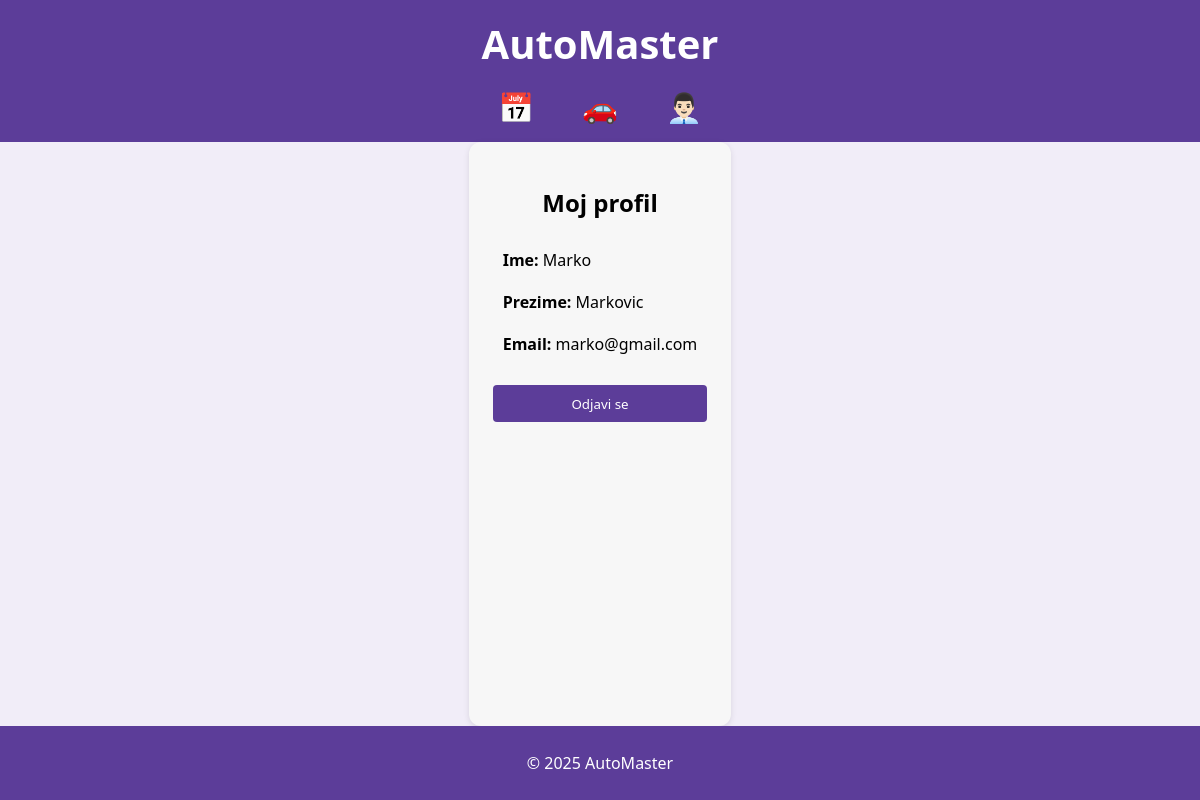
The app's page /profil (signed in) with its own data.
### app/models.py (models this page shows)
class User(db.Model, UserMixin):
    __tablename__ = "users"
    id = db.Column(db.Integer, primary_key=True)
    first_name = db.Column(db.String(50))
    last_name = db.Column(db.String(50))
    phone = db.Column(db.String(20))
    email = db.Column(db.String(120), unique=True, nullable=False)
    password = db.Column(db.String(128))
    role = db.Column(db.String(20), default="user")
    reservations = db.relationship("Reservation", backref="user", lazy="select")
    reviews = db.relationship("Review", backref="user", lazy="select")

### app/routes.py (the view)
@bp.route("/profil")
@login_required
def profile():
    return render_template("profile.html", user=current_user)

### app/__init__.py (called while the page is built)
def create_app():
    app = Flask(__name__)
    app.config["SQLALCHEMY_DATABASE_URI"] = "sqlite:///app.db"
    app.config["SQLALCHEMY_TRACK_MODIFICATIONS"] = False
    app.config["SECRET_KEY"] = "6f3b1c832e2e4d9b9f2fc5a5d4d20e13"
    app.config["UPLOAD_FOLDER"] = os.path.join(app.root_path, "static", "uploads")
    from app.routes import bp
    app.register_blueprint(bp)
    db.init_app(app)
    from app import routes
    login_manager.init_app(app)
    @login_manager.user_loader
    def load_user(user_id):
        return User.query.get(int(user_id))
    return app

### app/templates/profile.html (shortened to what this page needs)
<!DOCTYPE html>
<html lang="hr">
<head>
    <link rel="stylesheet" href="{{ url_for('static', filename='css/style.css') }}" />
</head>
<body>
    <header>
        <h1 class="site-title">AutoMaster</h1>
        <nav>
            <ul>
                {% if current_user.is_authenticated %}
                <li><a href="{{ url_for('main.reservations') }}" title="Moje rezervacije">📅</a></li>
                {% endif %}
                <li><a href="{{ url_for('main.cars') }}" title="Auta">🚗</a></li>
                <li>
                    {% if current_user.is_authenticated %}
                    <a href="{{ url_for('main.profile') }}" title="Profil">👨🏻‍💼</a>
                    {% else %}
                    <a href="{{ url_for('main.login') }}" title="Prijava">👨🏻‍💼</a>
                    {% endif %}
                </li>
            </ul>
        </nav>
    </header>
    <main class="form-section">
        <h2 style="margin-top: 20px;">
            <center>Moj profil</center>
        </h2>
        <div style="margin-top: 20px;" class="profile-info">
            <p><strong>Ime:</strong> {{ user.first_name }}</p>
            <p><strong>Prezime:</strong> {{ user.last_name }}</p>
            <p><strong>Email:</strong> {{ user.email }}</p>
        </div>
        <form method="get" action="{{ url_for('main.logout') }}" class="register-form">
            <button type="submit" style="margin-top: 20px;">Odjavi se</button>
        </form>
    </main>
    <footer>
        <p>&copy; 2025 AutoMaster</p>
    </footer>
</body>
</html>

### app/static/css/style.css (style rules this page uses)
* { box-sizing: border-box; margin: 0; padding: 0; }
body { max-width: 100vw; overflow-x: hidden; }
body { font-family: "Segoe UI", Tahoma, Geneva, Verdana, sans-serif; margin: 0; padding: 0; background: #f1edf8; display: flex; flex-direction: column; min-height: 100vh; }
header { background: #5c3d99; color: white; padding: 1rem 0.5rem; text-align: center; }
.site-title { font-size: 2.5rem; margin: 0; }
nav ul { list-style: none; padding: 0; display: flex; justify-content: center; gap: 2rem; margin-top: 1rem; }
nav a { color: white; font-size: 1.8rem; padding: 0.5rem; border-radius: 50%; text-decoration: none; transition: background 0.3s; }
main { padding: 2rem; flex: 1; }
footer { background-color: #5c3d99; color: white; text-align: center; padding: 1rem; margin-top: auto; }
.form-section { background: white; padding: 2rem; max-width: 500px; margin: auto; border-radius: 8px; box-shadow: 0 0 10px rgba(0, 0, 0, 0.1); }
.register-form label, .register-form input, .register-form button { display: block; width: 100%; margin-bottom: 1rem; }
.register-form button { background-color: #5c3d99; color: white; padding: 0.6rem; border: none; border-radius: 4px; cursor: pointer; font-family: inherit; transition: background-color 0.3s; }
p { padding: 10px; }
.form-section, .existing-locations, .reservation-table { background: #f7f7f7; padding: 1.5rem; border-radius: 12px; box-shadow: 0 2px 6px rgba(0, 0, 0, 0.1); }

### records on screen
User: first_name "Marko", last_name "Markovic", email "marko@gmail.com"
